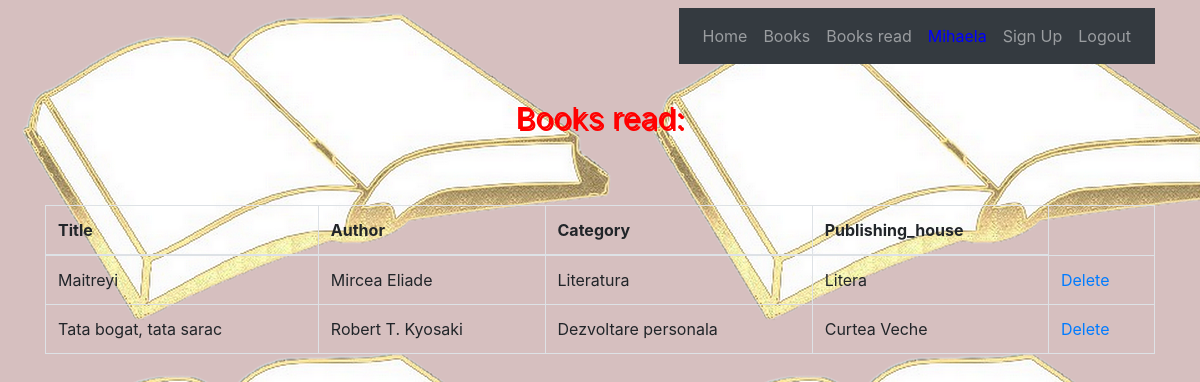
Before: /book/book_read/ (signed in) with the older database file.
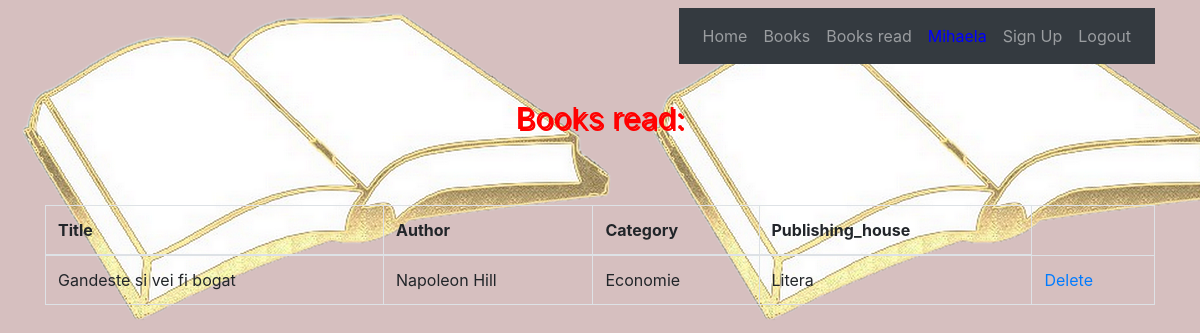
After: the same page with the newer database file.
### catalog/models.py (models this page shows, shortened)
class Book_read(models.Model):
    book = models.ForeignKey(Book, on_delete=models.CASCADE)
    user = models.ForeignKey(User, on_delete=models.CASCADE)
    active = models.CharField(default=1, max_length=2)

class Book(models.Model):
    category_choices = (('Literatura', 'Literatura'), ('Economie', 'Economie'),
                        ('Dezvoltare personala', 'Dezvoltare personala'),
                        ('Carti pentru copii', 'Carti pentru copii'))
    publishing_choices = (('Litera', 'Litera'), ('Nemira', 'Nemira'), ('Curtea Veche', 'Curtea veche'), ('RAO', 'RAO'))
    title = models.CharField(max_length=100)
    author = models.CharField(max_length=100)
    category = models.CharField(max_length=30, choices=category_choices)
    publishing_house =models.CharField(max_length=100, choices=publishing_choices)
    active = models.CharField(default=1, max_length=2)

### catalog/views.py (the view)
# urls.py: path('book_read/', views.ListBookRead.as_view(), name='read'),
class ListBookRead(LoginRequiredMixin, ListView):
    model = Book_read
    template_name = 'catalog/books_read.html'
    context_object_name = 'books_read'
    def get_context_data(self, *, object_list=None, **kwargs):
        data = super(ListBookRead, self).get_context_data()
        data['books_read'] = Book_read.objects.filter(user_id=self.request.user.id, active=1)
        return data

### Templates/catalog/books_read.html (shortened to what this page needs)
{% extends 'base.html' %}
{% block content %}
{% load static %}
<br>
<p class="text_read">
    Books read:
</p>
<br>
<br>
<table class="table table-hover table-bordered">
        <thead>
            <th>Title</th>
            <th>Author</th>
            <th>Category</th>
            <th>Publishing_house</th>
        </thead>
    <tbody>
    {% for item in books_read %}
        {% if item.book.active == '1' %}
            <tr>
                <td> {{ item.book.title }}</td>
                <td> {{ item.book.author }}</td>
                <td> {{ item.book.category}}</td>
                <td> {{ item.book.publishing_house}}</td>
                 <td>
                    <a href="{% url 'catalog:read_delete' item.id %}"> Delete </a>
                </td>
        {% endif %}
        {% endfor %}
    </tbody>
</table>
{% endblock %}

Changed rows visible on the page:
no longer on this page (row unchanged): Book_read: book "Maitreyi", book.author "Mircea Eliade", book.category "Literatura", book.publishing_house "Litera"
no longer on this page (row edited): Book_read: book "Tata bogat, tata sarac", book.author "Robert T. Kyosaki", book.category "Dezvoltare personala", book.publishing_house "Curtea Veche"
added Book_read: book "Gandeste si vei fi bogat", book.author "Napoleon Hill", book.category "Economie", book.publishing_house "Litera"
